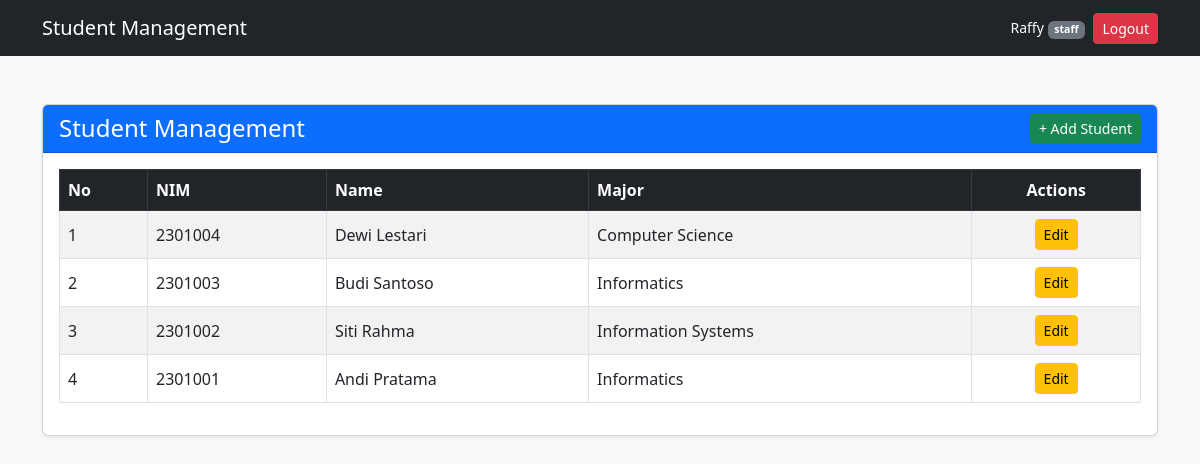
Page /index.php (signed in) on the committed database.
### tables this page shows
CREATE TABLE `students` (
  `id` int(11) NOT NULL,
  `nim` varchar(20) NOT NULL,
  `name` varchar(100) NOT NULL,
  `major_id` int(11) NOT NULL
);

CREATE TABLE `majors` (
  `id` int(11) NOT NULL,
  `NAME` varchar(50) NOT NULL
);

### index.php (the view, shortened to what this page needs)
<?php
include 'config.php';
$query = "SELECT s.id, s.nim, s.name, m.name AS major_name
          FROM students s
          JOIN majors m ON s.major_id = m.id
          ORDER BY s.id DESC";
$result = mysqli_query($conn, $query);
?>
<!DOCTYPE html>
<html lang="en">
<head>
    <link href="https://cdn.jsdelivr.net/npm/bootstrap@5.3.0/dist/css/bootstrap.min.css" rel="stylesheet">
</head>
<body class="bg-light">
    <?php include 'navbar.php'; ?>
    <div class="container mt-5">
        <div class="card shadow-sm">
            <div class="card-header bg-primary text-white d-flex justify-content-between align-items-center">
                <h4 class="mb-0">Student Management</h4>
                <a href="create.php" class="btn btn-success btn-sm">+ Add Student</a>
            </div>
            <div class="card-body">
                <div class="table-responsive">
                    <table class="table table-bordered table-striped table-hover align-middle">
                        <thead class="table-dark">
                            <tr>
                                <th>No</th>
                                <th>NIM</th>
                                <th>Name</th>
                                <th>Major</th>
                                <th class="text-center">Actions</th>
                            </tr>
                        </thead>
                        <tbody>
                            <?php $no = 1;
                            while ($row = mysqli_fetch_assoc($result)): ?>
                                <tr>
                                    <td><?= $no++ ?></td>
                                    <td><?= htmlspecialchars($row['nim']) ?></td>
                                    <td><?= htmlspecialchars($row['name']) ?></td>
                                    <td><?= htmlspecialchars($row['major_name']) ?></td>
                                    <td class="text-center">
                                        <a href="edit.php?id=<?= $row['id'] ?>" class="btn btn-warning btn-sm">Edit</a>
                                    </td>
                                </tr>
                            <?php endwhile; ?>
                        </tbody>
                    </table>
                </div>
            </div>
        </div>
    </div>
</body>
</html>

### rows in the picture
students: nim "2301004", name "Dewi Lestari", major.NAME "Computer Science"
students: nim "2301003", name "Budi Santoso", major.NAME "Informatics"
students: nim "2301002", name "Siti Rahma", major.NAME "Information Systems"
students: nim "2301001", name "Andi Pratama", major.NAME "Informatics"

### other values in the picture
$_SESSION['username'] "Raffy"
$_SESSION['role'] "staff"
